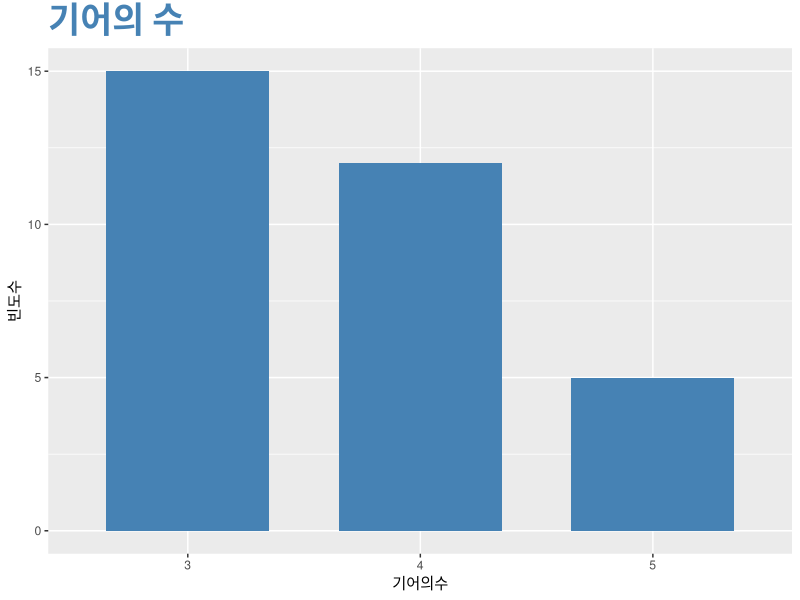
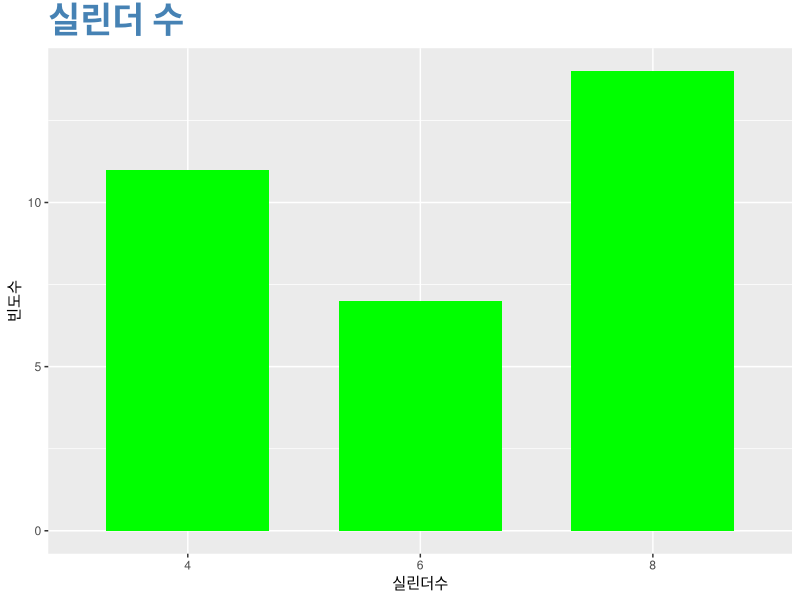
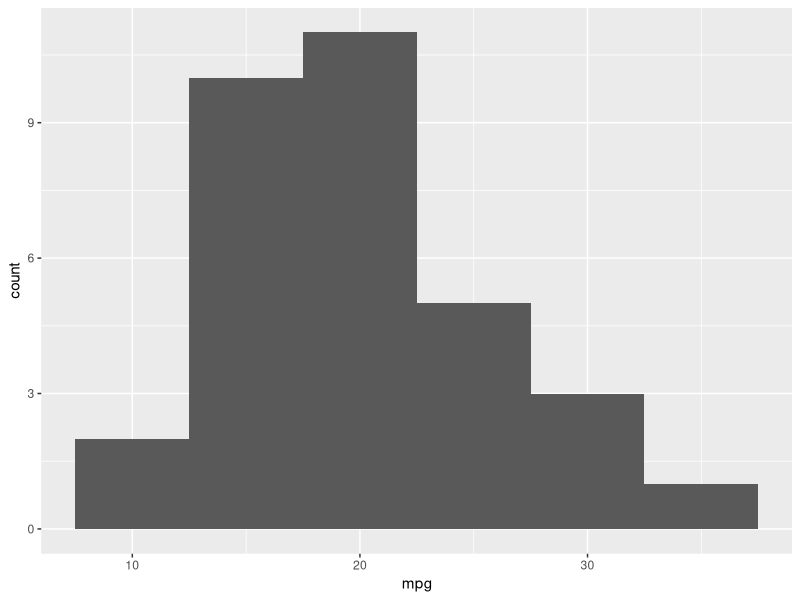
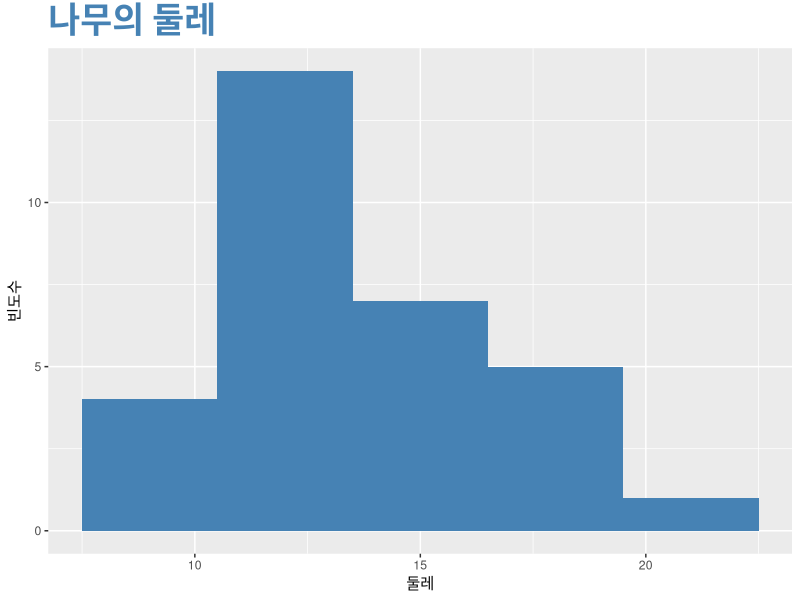
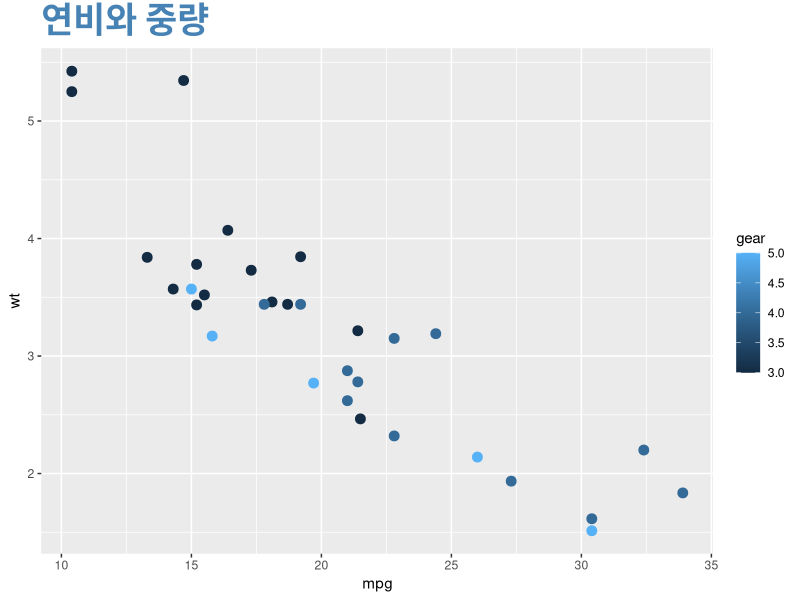
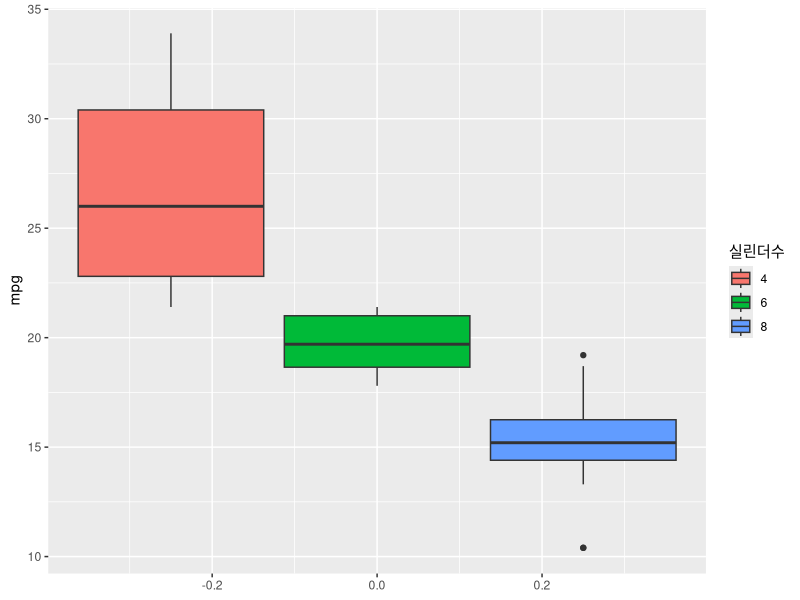
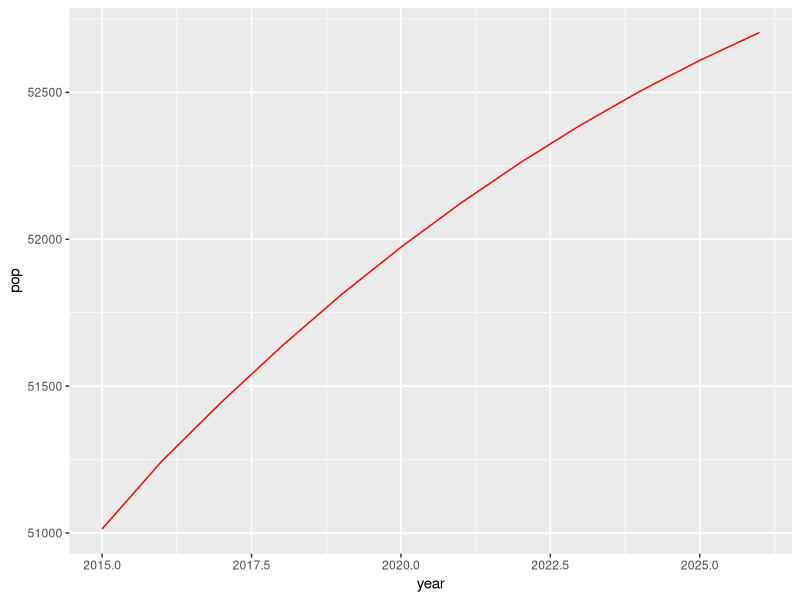

Generate these figures, in order, with R:
#
# 8day_answer.R
#
# 8일차 ggplot 실습
#
#문1)
#R에서 제공하는 mtcars 데이터셋에서 gear(기어의 수)에 대해 ggplot으로
#막대그래프를 작성하시오. 단, 제목과 x축 레이블은 ‘기어의 수’, y축 레이블
#은 ‘빈도수’로 나타내시오.

library( ggplot2 )

tmp <- table( mtcars$gear )
df <- data.frame( tmp )
df

ggplot( df, aes( x = Var1, y = Freq ) ) + 
  geom_bar( stat = "identity", width = 0.7, fill = "steelblue" ) +
  ggtitle( "기어의 수" ) + 
  theme( plot.title = element_text( size = 25, face = "bold", colour = "steelblue" ) ) +
  labs( x = "기어의수", y = "빈도수" ) 

#문2)
#R에서 제공하는 mtcars 데이터셋에서 cyl(실린더의 수)에 대해 막대 색이
#초록색인 막대그래프를 ggplot으로 작성하시오.

tmp <- table( mtcars$cyl )
df <- data.frame( tmp )
df
ggplot( df, aes( x = Var1,y = Freq ) ) + 
  geom_bar( stat = "identity", width = 0.7, fill = "green" ) +
  ggtitle( "실린더 수" ) + 
  theme( plot.title = element_text( size = 25, face = "bold", colour = "steelblue" ) ) +
  labs( x = "실린더수", y = "빈도수" )

#문3) 
#R에서 제공하는 mtcars 데이터셋에서 mpg(연비)에 대해 구간 간격이 5.0
#인 히스토그램을 ggplot으로 작성하시오.

ggplot( mtcars, aes( x = mpg ) ) +
  geom_histogram( binwidth = 5.0 )

#문4)
#R에서 제공하는 trees 데이터셋의 Girth(나무 둘레)에 대해 ggplot으로
#히스토그램을 작성하시오. 여기에서는 히스토그램의 제목, x축 레이블, y축
#레이블을 한글로 표시하시오. (구간 간격은 3.0, 막대의 색은 steelblue로 한다.)

ggplot( trees, aes( x = Girth ) ) +
  geom_histogram( binwidth = 3.0, fill = "steelblue" ) +
  ggtitle( "나무의 둘레" ) + 
  theme( plot.title = element_text( size = 25, face = "bold", colour = "steelblue" ) ) +
  labs( x = "둘레", y = "빈도수" )

#문5)
#R에서 제공하는 mtcars 데이터셋에서 mpg(연비)를 x축으로 하고, wt(중
#량)를 y축으로 하는 산점도를 ggplot으로 작성하시오. (단, 점의 색은 gear의
#수에 따라 다르게 표시한다.)

ggplot( data = mtcars, aes( x = mpg, y = wt, color = gear ) ) +
  geom_point( size = 3 ) +
  ggtitle( "연비와 중량" ) +
  theme( plot.title = element_text( size = 25, face = "bold", colour = "steelblue" ) )

#문6)
#R에서 제공하는 mtcars 데이터셋에서 mpg(연비)에 대해 ggplot으로 상
#자그림을 작성하되, cyl(실린더 수)에 따라 그룹을 나누어 작성하시오.

ggplot( data = mtcars, aes( y = mpg, fill = factor( mtcars$cyl ) ) ) +
  geom_boxplot() +
  guides( fill = guide_legend( title = "실린더수" ) )

#문7) 
#다음은 2015년부터 2026년도까지의 예상 인구수 추계 자료이다. 연도를
#x축으로 하여 ggplot으로 선그래프를 작성하시오.
#
#연도		총인구 (천명)		연도		총인구 (천명)
#2015		51014				2021		52123
#2016		51245				2022		52261
#2017		51446				2023		52388
#2018		51635				2024		52504
#2019		51811				2025		52609
#2020		51973				2026		52704	

year <- 2015:2026
pop <- c( 51014, 51245, 51446, 51635, 51811, 51973, 52123, 52261, 52388, 52504, 52609, 52704 )
df <- data.frame( year, pop )

ggplot( data = df, aes( x = year,y = pop ) ) +
  geom_line( col = "red" )
